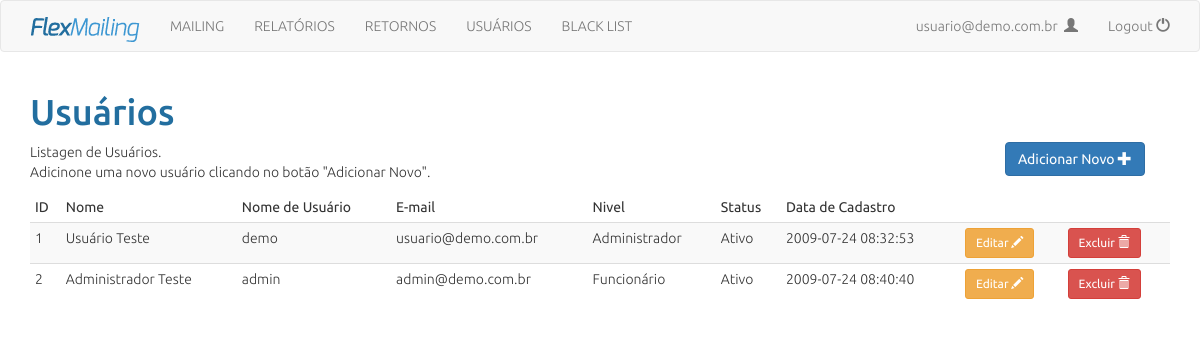
The page /app/usuarios.php (signed in) on the database its author committed.
### tables this page shows
CREATE TABLE IF NOT EXISTS `usuarios` (
  `id` int(10) unsigned NOT NULL AUTO_INCREMENT,
  `nome` varchar(50) NOT NULL,
  `usuario` varchar(25) NOT NULL,
  `senha` varchar(40) NOT NULL,
  `email` varchar(100) NOT NULL,
  `nivel` int(1) unsigned NOT NULL DEFAULT '1' COMMENT 'Normal (1) e Administrador (2)',
  `ativo` tinyint(1) NOT NULL DEFAULT '1',
  `cadastro` datetime NOT NULL,
  PRIMARY KEY (`id`),
  UNIQUE KEY `usuario` (`usuario`),
  KEY `niveis` (`nivel`)
);

### function_usuario.php (called while the page is built, shortened)
<?php
function usuarioEstaLogado() {
	return isset($_SESSION["usuario_logado"]);
}
function usuarioLogado() {
	return $_SESSION["usuario_logado"];
}

### functions.php (called while the page is built, shortened)
<?php
function listarUsuarios($conexao){
	$usuarios = array();
	$query = "select * from usuarios";
	$resultado = mysqli_query($conexao, $query);
	while($usuario = mysqli_fetch_assoc($resultado)){
		array_push($usuarios, $usuario);
	}
	return $usuarios;
}

### app/usuarios.php (the view, shortened to what this page needs)
 <?php
	include ('../conecta.php');
	include ('../functions.php');
	include ('../function_usuario.php');
	include ('header.php');
	include ('menu_adm.php');
?>
<div class="container">
	<div class="row">
		<div class="col-xs-12">
			<h1 class="title-page">Usuários</h1>
		</div>
		<div class="col-xs-10">
			<p>Listagen de Usuários.<br>
			Adicinone uma novo usuário clicando no botão "Adicionar Novo".</p>
		</div>
		<div class="col-xs-2">
			<button class="btn btn-new btn-primary" data-toggle="modal" data-target=".bs-example-modal-lg">
				Adicionar Novo&nbsp;<span class="glyphicon glyphicon-plus"></span>
			</button>
		</div>
		<div class="col-xs-12">
			<table class="table table-condensed table-striped">
				<thead class="table-title">
					<td>ID</td>
					<td>Nome</td>
					<td>Nome de Usuário</td>
					<td>E-mail</td>
					<td>Nivel</td>
					<td>Status</td>
					<td>Data de Cadastro</td>
					<td></td>
					<td></td>
				</thead>
				<tbody>
				<?php
					$usuarios = listarUsuarios($conexao);
						foreach ($usuarios as $usuario) : ?>
						<tr>
							<td><?= $usuario['id'] ?></td>
							<td><?= utf8_encode($usuario['nome']) ?></td>
							<td><?= $usuario['usuario'] ?></td>
							<td><?= $usuario['email'] ?></td>
							<?php
								if ($usuario['nivel'] == 1){
									$nivel = "Administrador";
								}elseif ($usuario['nivel'] == 2){
									$nivel = "Funcionário";
								}else{
									$nivel = "Técnico";
								}
							?>
							<td><?= $nivel ?></td>
							<?php
								if ($usuario['ativo'] == 1){
									$ativo = "Ativo";
								}else{
									$ativo = "Inativo";
							}?>
							<td><?= $ativo ?></td>
							<td><?= $usuario['cadastro'] ?></td>
							<td>
								<button onclick="alterar();" class="btn btn-sm btn-warning"
								data-src="<?= $usuario['id'] ?>" data-toggle="modal"
								data-target=".bs-altera-modal-lg">
									Editar&nbsp;<span class="glyphicon glyphicon-pencil"></span>
								</button>
							</td>
							<td>
								<form action="../assets/deleta_usuario.php" method="POST">
									<button type="submit" class="btn btn-sm btn-danger" onclick="return deletar();">
										Excluir&nbsp;<span class="glyphicon glyphicon-trash"></span>
									</button>
								</form>
							</td>
						</tr>
					<?php endforeach ?>
				</tbody>
			</table>
		</div>
	</div>
</div>
<?php require_once('footer.php'); ?>

### app/header.php (shortened to what this page needs)
<!DOCTYPE html>
<html lang="pt-br">
<head>
	 <link href="../css/normalize.css" rel="stylesheet">
    <link href="../css/bootstrap.min.css" rel="stylesheet">
    <link href="../css/stylesheet.css" rel="stylesheet">
</head>
<body>

### app/menu_adm.php
<nav class="navbar navbar-default">
  <div class="container">
    <ul class="nav navbar-nav">
      <li>
        <a class="navbar-brand" href="index.php">
          <img src="../images/flexmailing_logo_app.png" alt="Logotipo Flexmailing">
        </a>
      </li>
      <li class="menu-item"><a href="mailing.php">MAILING</a></li>
      <li class="menu-item"><a href="relatorios.php">RELATÓRIOS</a></li>
      <li class="menu-item"><a href="retornos.php">RETORNOS</a></li>
      <li class="menu-item"><a href="usuarios.php">USUÁRIOS</a></li>
      <li class="menu-item"><a href="black_list.php">BLACK LIST</a></li>
    </ul>
    <ul class="nav navbar-nav navbar-right">
      <?php if(usuarioEstalogado()) {?>
      <li class="menu-item"><a href=""><?= usuarioLogado() ?>
        &nbsp;<span class="glyphicon glyphicon-user"></span>
        </a>
      </li>
      <?php }else{ header("Location: ../login/");}?>
      <li class="menu-item"><a href="logout.php">Logout&nbsp;<span class="glyphicon glyphicon-off"></span></a></li>
    </ul>
  </div>
</nav>

### app/footer.php
</body>
</html>

### css/stylesheet.css (style rules this page uses)
body { font-family: 'Ubuntu', sans-serif; font-weight: 300; }
.title-page { color: rgb(34,110,159); }
.table-title { font-weight: 400; }

### rows shown on the page
usuarios: id "1", nome "Usuário Teste", usuario "demo", email "usuario@demo.com.br", nivel "Administrador", ativo "Ativo", cadastro "2009-07-24 08:32:53"
usuarios: id "2", nome "Administrador Teste", usuario "admin", email "admin@demo.com.br", nivel "Funcionário", ativo "Ativo", cadastro "2009-07-24 08:40:40"

### other values the page prints
usuarioLogado() "usuario@demo.com.br"
